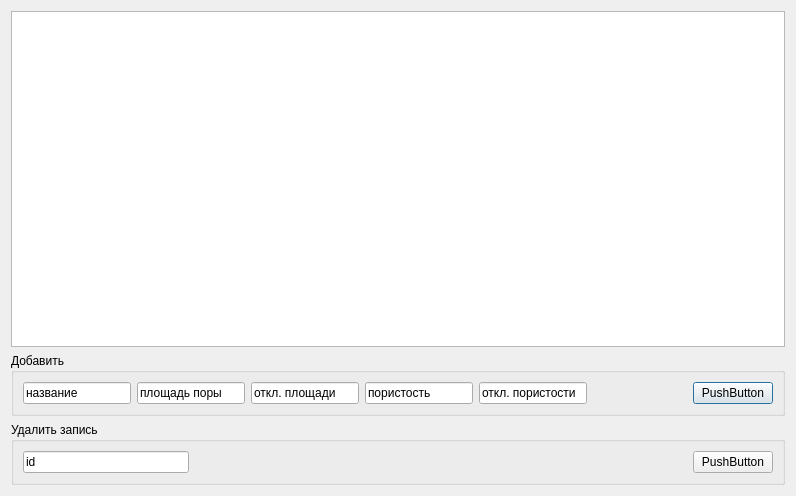
<?xml version="1.0" encoding="UTF-8"?>
<ui version="4.0">
 <class>Dialog</class>
 <widget class="QDialog" name="Dialog">
  <property name="geometry">
   <rect>
    <x>0</x>
    <y>0</y>
    <width>796</width>
    <height>496</height>
   </rect>
  </property>
  <property name="windowTitle">
   <string>Dialog</string>
  </property>
  <layout class="QGridLayout" name="gridLayout">
   <item row="0" column="0">
    <layout class="QVBoxLayout" name="verticalLayout">
     <item>
      <widget class="QTableView" name="tableView"/>
     </item>
     <item>
      <widget class="QGroupBox" name="groupBox">
       <property name="title">
        <string>Добавить</string>
       </property>
       <layout class="QHBoxLayout" name="horizontalLayout_2">
        <item>
         <widget class="QLineEdit" name="titleEdit">
          <property name="text">
           <string>название</string>
          </property>
         </widget>
        </item>
        <item>
         <widget class="QLineEdit" name="poreAreaEdit">
          <property name="text">
           <string>площадь поры</string>
          </property>
         </widget>
        </item>
        <item>
         <widget class="QLineEdit" name="poreAreaDeviationEdit">
          <property name="text">
           <string>откл. площади</string>
          </property>
         </widget>
        </item>
        <item>
         <widget class="QLineEdit" name="porosityEdit">
          <property name="text">
           <string>пористость</string>
          </property>
         </widget>
        </item>
        <item>
         <widget class="QLineEdit" name="porosityDeviationEdit">
          <property name="text">
           <string>откл. пористости</string>
          </property>
         </widget>
        </item>
        <item>
         <spacer name="horizontalSpacer">
          <property name="orientation">
           <enum>Qt::Horizontal</enum>
          </property>
          <property name="sizeHint" stdset="0">
           <size>
            <width>40</width>
            <height>20</height>
           </size>
          </property>
         </spacer>
        </item>
        <item>
         <widget class="QPushButton" name="addButton">
          <property name="text">
           <string>PushButton</string>
          </property>
         </widget>
        </item>
       </layout>
      </widget>
     </item>
     <item>
      <widget class="QGroupBox" name="groupBox_2">
       <property name="title">
        <string>Удалить запись</string>
       </property>
       <layout class="QHBoxLayout" name="horizontalLayout">
        <item>
         <widget class="QLineEdit" name="idEdit">
          <property name="text">
           <string>id</string>
          </property>
         </widget>
        </item>
        <item>
         <spacer name="horizontalSpacer_4">
          <property name="orientation">
           <enum>Qt::Horizontal</enum>
          </property>
          <property name="sizeHint" stdset="0">
           <size>
            <width>40</width>
            <height>20</height>
           </size>
          </property>
         </spacer>
        </item>
        <item>
         <spacer name="horizontalSpacer_3">
          <property name="orientation">
           <enum>Qt::Horizontal</enum>
          </property>
          <property name="sizeHint" stdset="0">
           <size>
            <width>40</width>
            <height>20</height>
           </size>
          </property>
         </spacer>
        </item>
        <item>
         <spacer name="horizontalSpacer_2">
          <property name="orientation">
           <enum>Qt::Horizontal</enum>
          </property>
          <property name="sizeHint" stdset="0">
           <size>
            <width>40</width>
            <height>20</height>
           </size>
          </property>
         </spacer>
        </item>
        <item>
         <widget class="QPushButton" name="deleteButton">
          <property name="text">
           <string>PushButton</string>
          </property>
         </widget>
        </item>
       </layout>
      </widget>
     </item>
    </layout>
   </item>
  </layout>
 </widget>
 <resources/>
 <connections/>
</ui>
